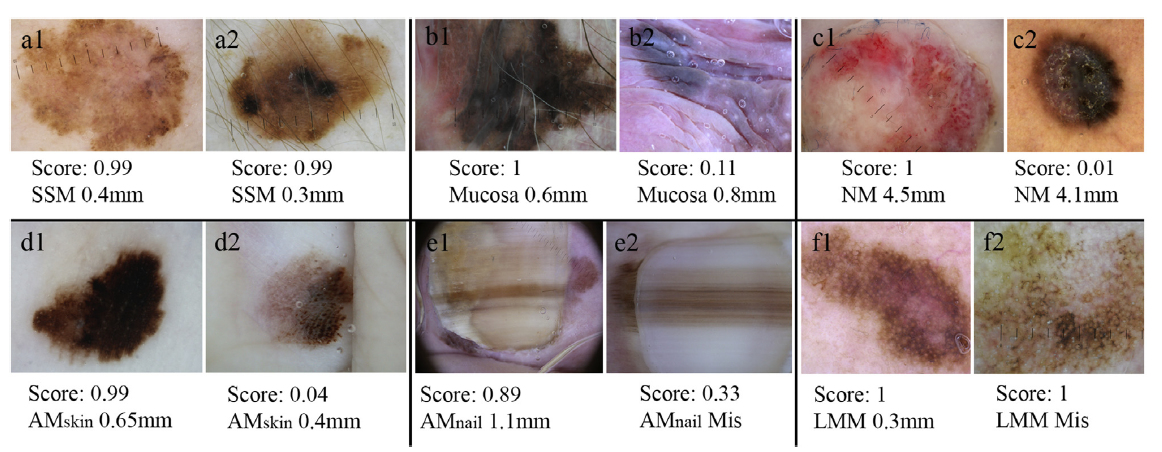
#> input picture Images/CorrectAnalysis.png, 1162 x 452 px
$ python -i ColorConstancy.py   (imports and definitions only)   (older library calls are emulated)
#> lines starting #> are read from the running program, lines starting #| are printed output that depends on the picture
import cv2
import numpy as np
from glob import glob
import os
from skimage import filters as skifilters
from scipy import ndimage
from skimage import filters
from tqdm import tqdm
import argparse

def color_constancy(img, power=6, gamma=None):
#> called with power = 6
    img = cv2.cvtColor(np.array(img), cv2.COLOR_RGB2BGR)
#> img is the input picture: shape (452, 1162, 3); mean B, G, R 163.2, 166.2, 179.4
    img_dtype = img.dtype

    if gamma is not None:
        img = img.astype('uint8')
        look_up_table = np.ones((256,1), dtype='uint8') * 0
        for i in range(256):
            look_up_table[i][0] = 255*pow(i/255, 1/gamma)
        img = cv2.LUT(img, look_up_table)

    img = img.astype('float32')
    img_power = np.power(img, power)
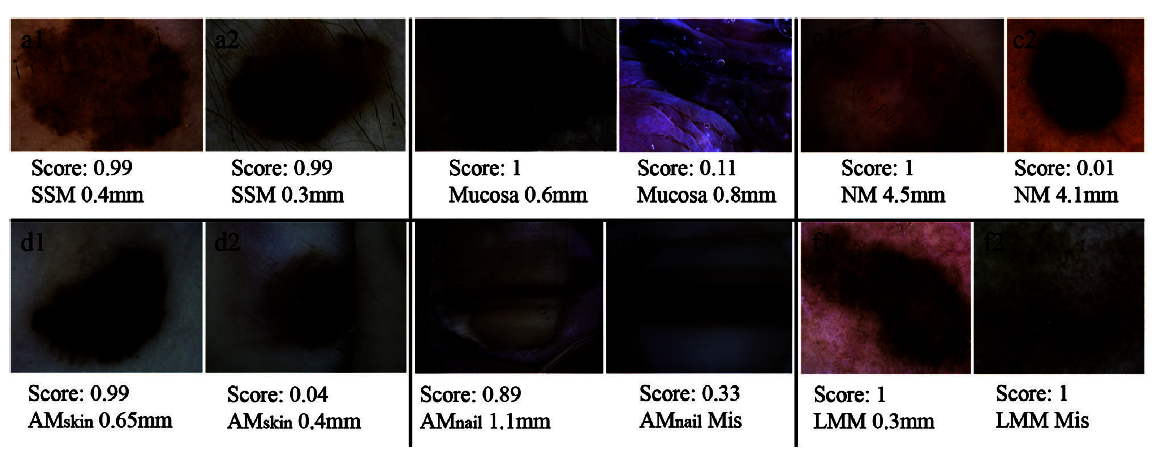
#> img_power: shape (452, 1162, 3) float32; mean B, G, R 1.05e+14, 1.04e+14, 1.09e+14; drawn with min black and max white
    rgb_vec = np.power(np.mean(img_power, (0,1)), 1/power)
#> rgb_vec = [217.3, 216.8, 218.7]
    rgb_norm = np.sqrt(np.sum(np.power(rgb_vec, 2.0)))
#> rgb_norm = 376.9
    rgb_vec = rgb_vec/rgb_norm
#> rgb_vec = [0.577, 0.575, 0.58]
    rgb_vec = 1/(rgb_vec*np.sqrt(3))
#> rgb_vec = [1, 1, 0.995]
    img = np.multiply(img, rgb_vec)
    img = np.clip(img,0,255)

    img = cv2.cvtColor(np.array(img), cv2.COLOR_BGR2RGB)
    return img.astype(img_dtype)
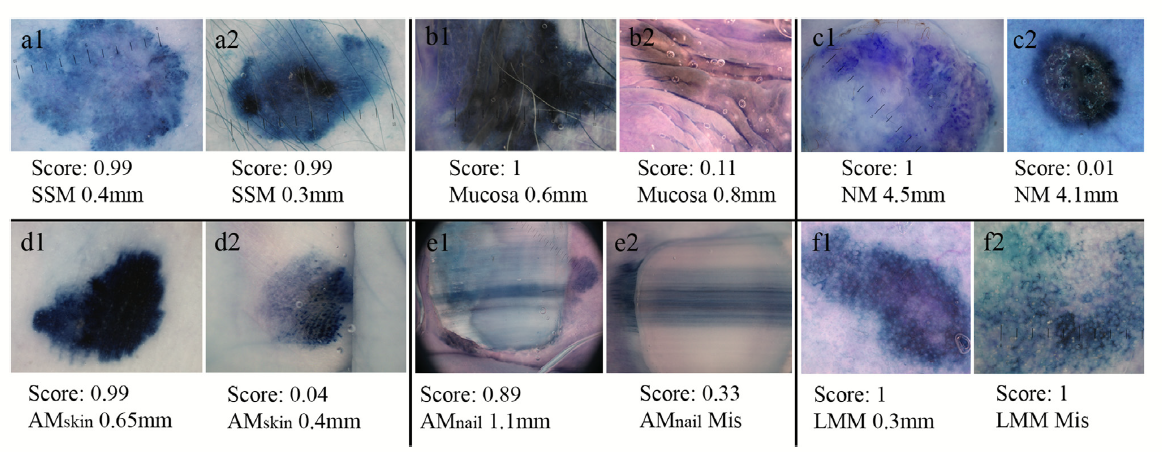
#> returned value: shape (452, 1162, 3); mean of channels 0, 1, 2 178, 166.2, 163.2; drawn as B, G, R

# [57 lines left out: functions shades_gray, correct_image, not called in this run]


##MAIN CODE##
parser = argparse.ArgumentParser(description='Apply color_constancy to the given directory of image')
# [10 lines not run here, left out]

cwd = os.getcwd()
# [1 line that did not run here, left out]
# [1 line that did not run here, left out]
# [1 line that did not run here, left out]

#Create the target directory
# [19 lines not run here, left out]

>>> import cv2
>>> picture = cv2.cvtColor(cv2.imread('../../Images/CorrectAnalysis.png'), cv2.COLOR_BGR2RGB)
>>> result = color_constancy(picture)

$ run again, on Images/Diseases.png
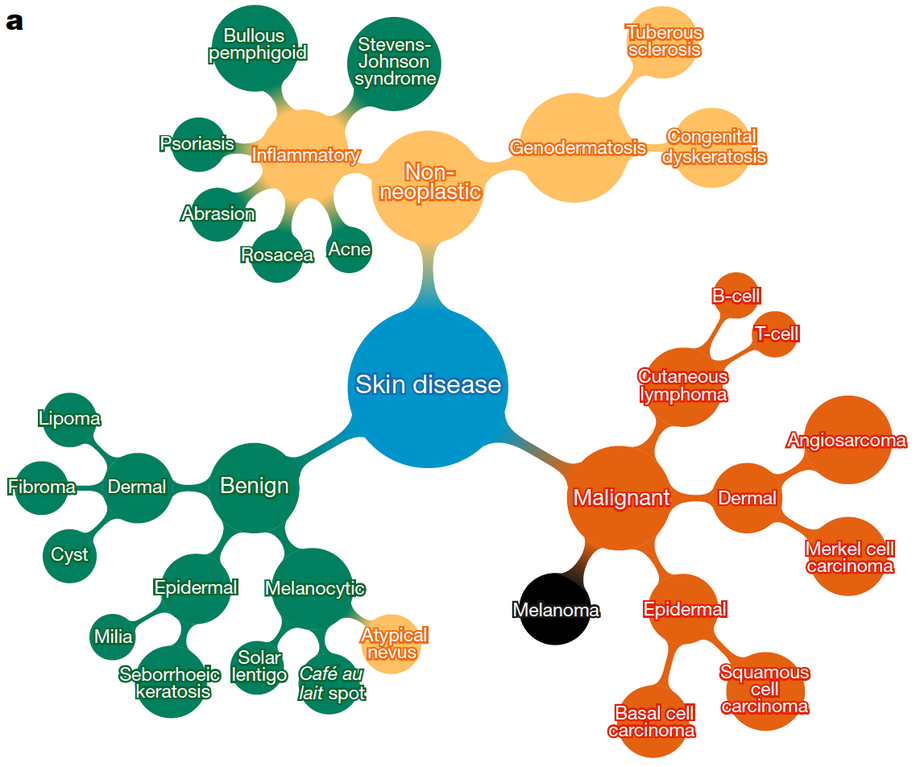
#> input picture Images/Diseases.png, 920 x 767 px, shrunk from 1142 x 952 before the run
#> in color_constancy, img is the input picture: shape (767, 920, 3); mean B, G, R 211.8, 223, 222.8
#> in color_constancy, `img_power = np.power(img, power)`:
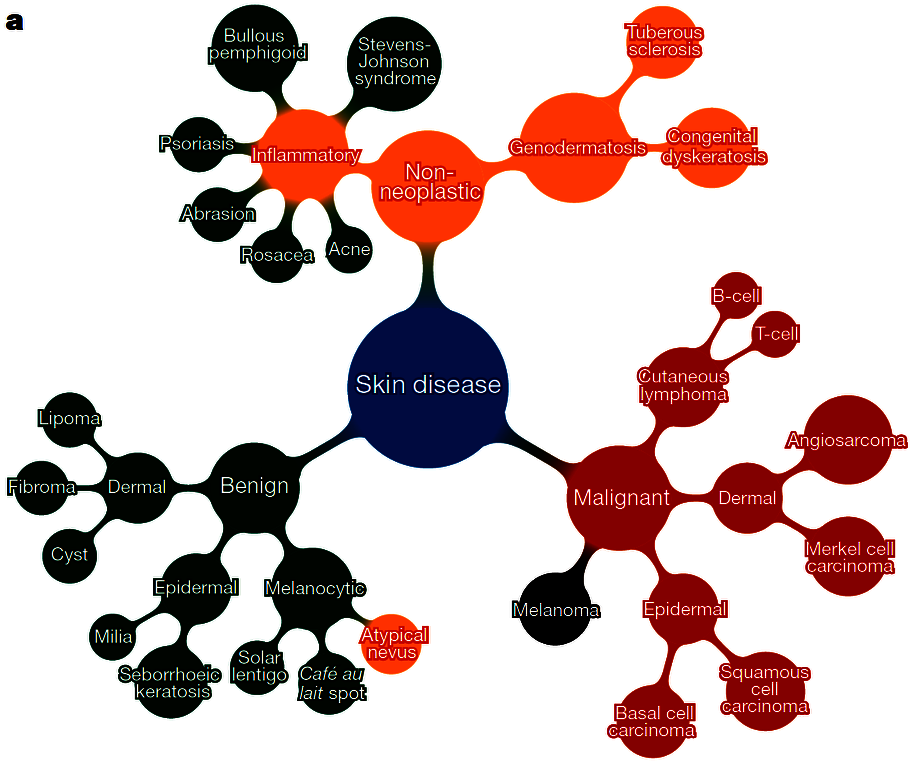
#> img_power: shape (767, 920, 3) float32; mean B, G, R 2.05e+14, 2.07e+14, 2.29e+14; drawn with min black and max white
#> in color_constancy, `rgb_vec = np.power(np.mean(img_power, (0,1)), 1/power)`: rgb_vec = [242.9, 243.2, 247.4]
#> rgb_norm = 423.5
#> in color_constancy, `rgb_vec = rgb_vec/rgb_norm`: rgb_vec = [0.574, 0.574, 0.584]
#> in color_constancy, `rgb_vec = 1/(rgb_vec*np.sqrt(3))`: rgb_vec = [1.01, 1.01, 0.988]
#> in color_constancy, `return img.astype(img_dtype)`:
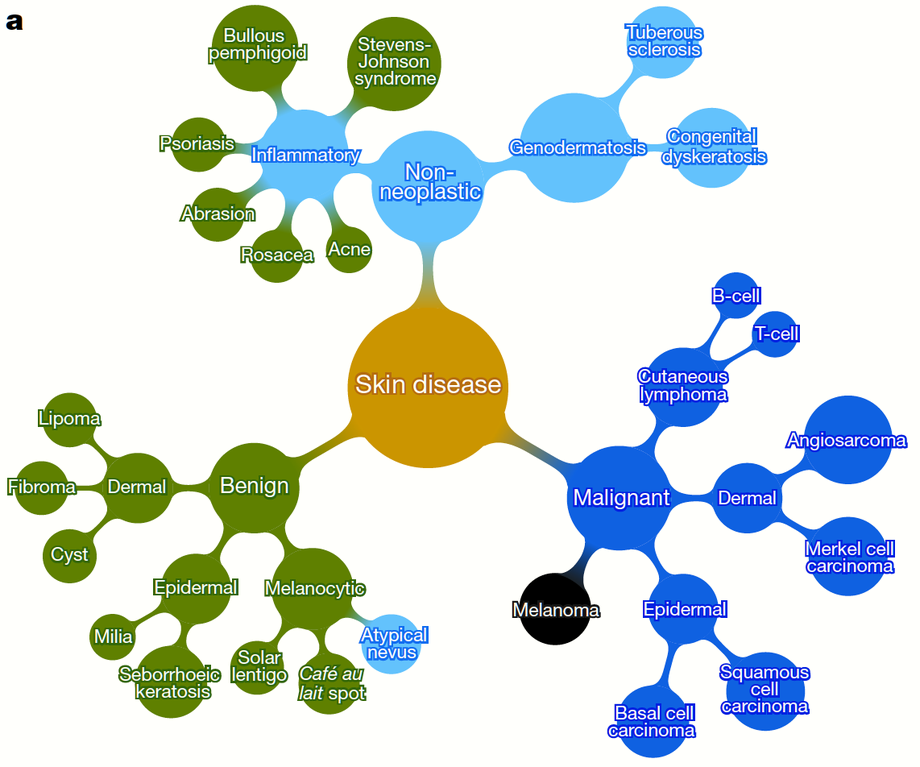
#> returned value: shape (767, 920, 3); mean of channels 0, 1, 2 220, 223, 211.9; drawn as B, G, R

$ run again, on Images/ExampleLesion.png
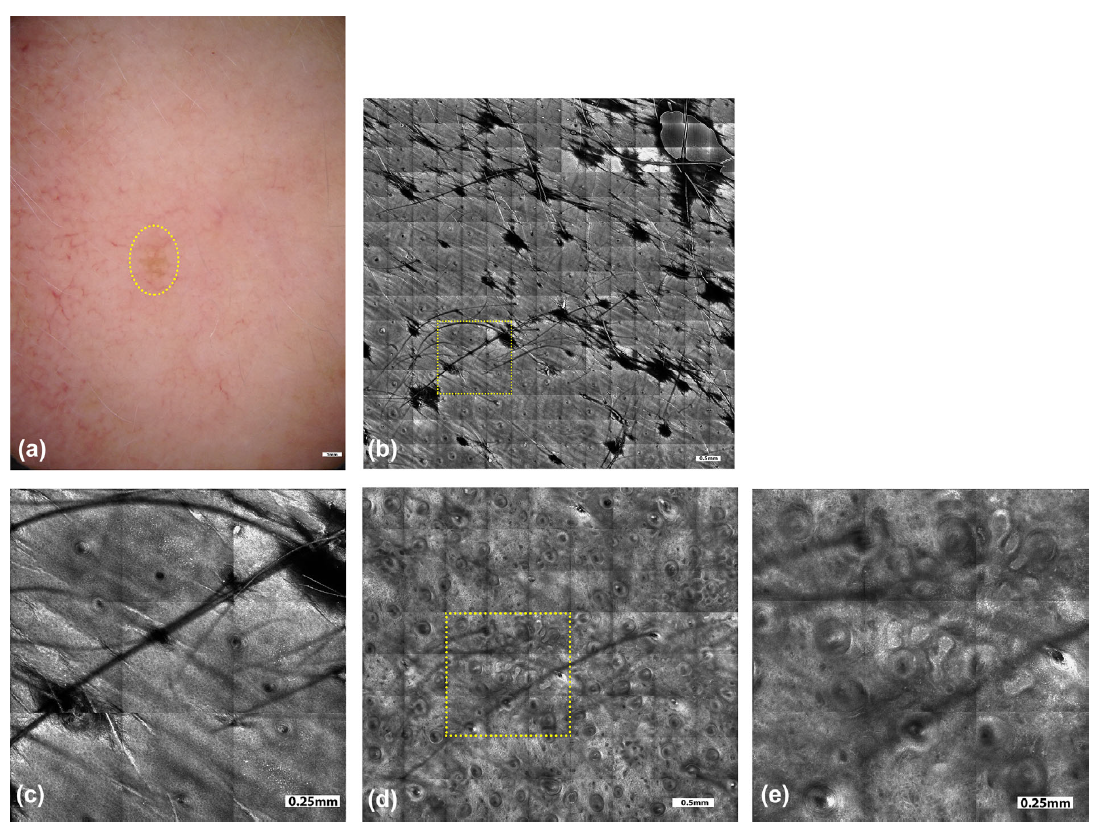
#> input picture Images/ExampleLesion.png, 1100 x 834 px
#> in color_constancy, img is the input picture: shape (834, 1100, 3); mean B, G, R 150.2, 152.1, 160
#> in color_constancy, `img_power = np.power(img, power)`:
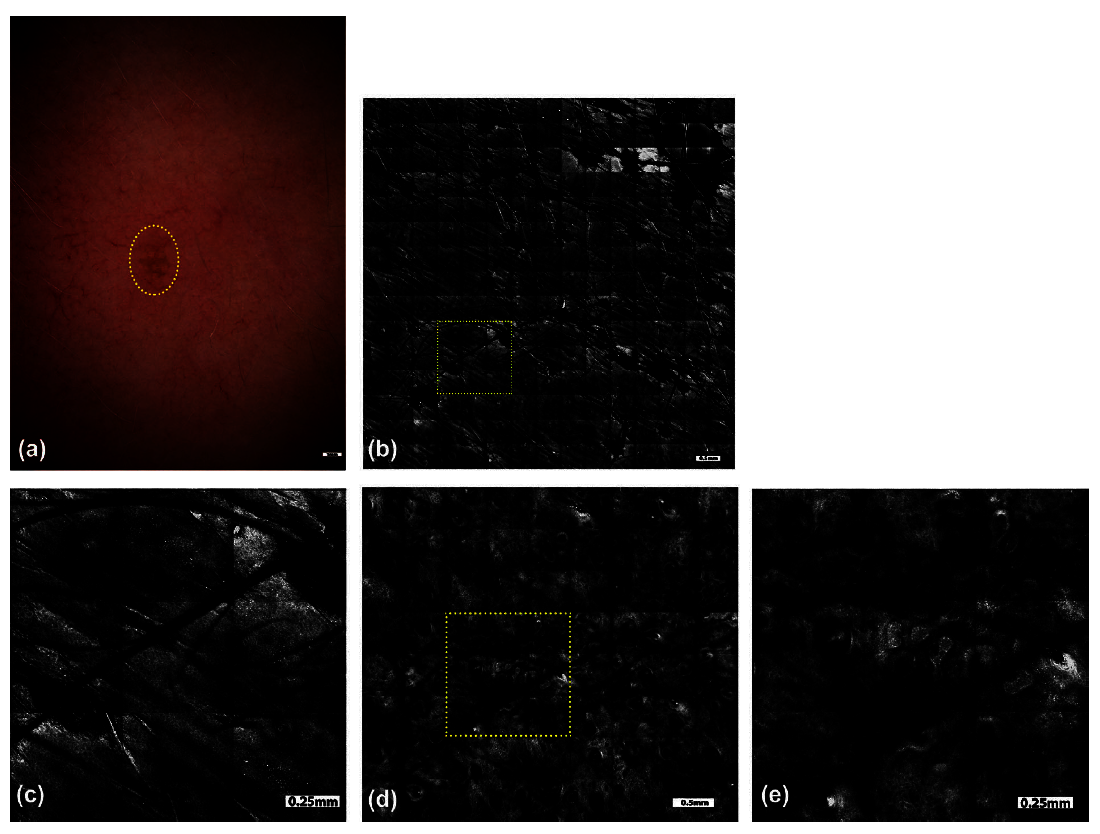
#> img_power: shape (834, 1100, 3) float32; mean B, G, R 8.61e+13, 8.66e+13, 9.2e+13; drawn with min black and max white
#> in color_constancy, `rgb_vec = np.power(np.mean(img_power, (0,1)), 1/power)`: rgb_vec = [210.1, 210.3, 212.5]
#> rgb_norm = 365.4
#> in color_constancy, `rgb_vec = rgb_vec/rgb_norm`: rgb_vec = [0.575, 0.576, 0.581]
#> in color_constancy, `rgb_vec = 1/(rgb_vec*np.sqrt(3))`: rgb_vec = [1, 1, 0.993]
#> in color_constancy, `return img.astype(img_dtype)`:
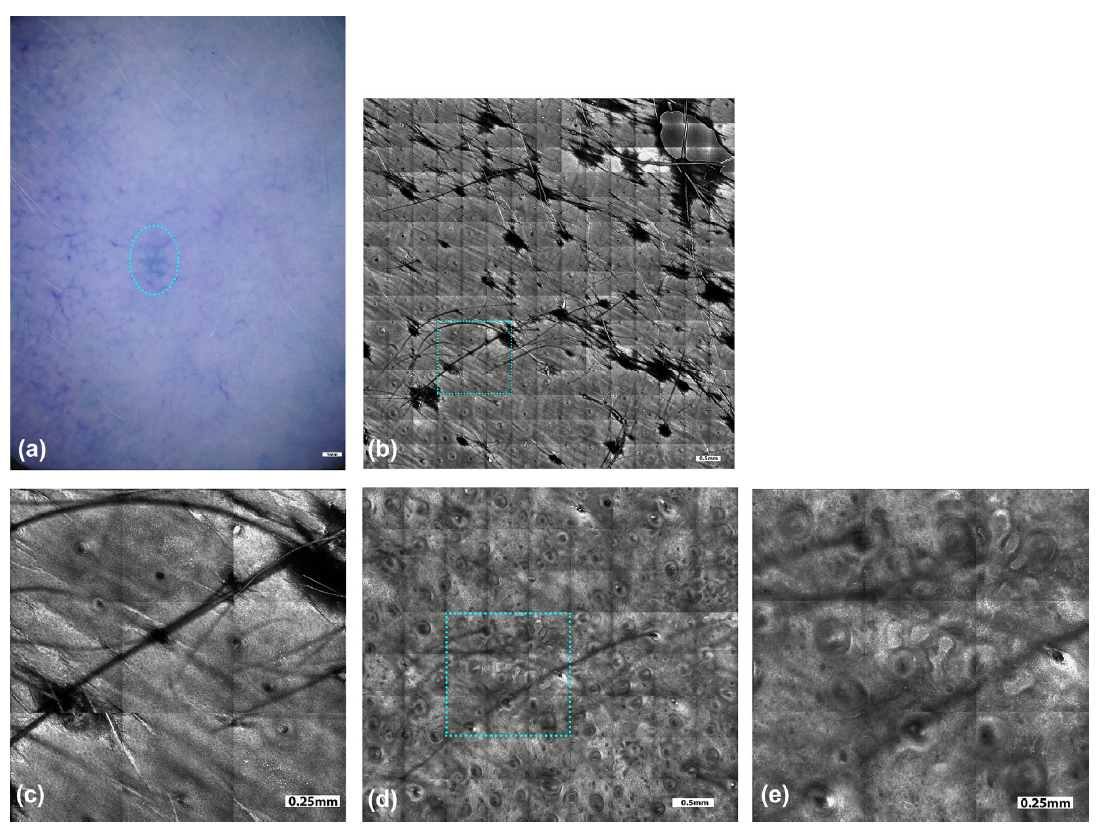
#> returned value: shape (834, 1100, 3); mean of channels 0, 1, 2 158.5, 152.1, 150.2; drawn as B, G, R

$ run again, on Images/Issues.png
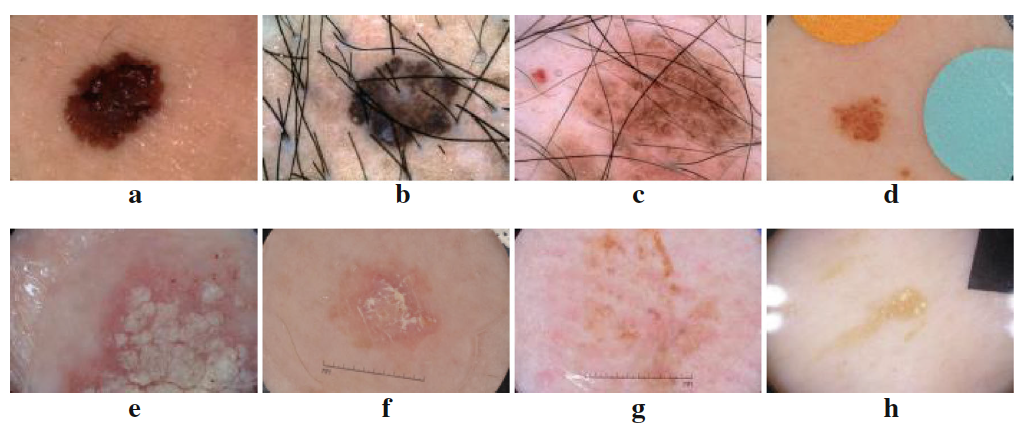
#> input picture Images/Issues.png, 1032 x 426 px
#> in color_constancy, img is the input picture: shape (426, 1032, 3); mean B, G, R 163.1, 170.2, 197
#> in color_constancy, `img_power = np.power(img, power)`:
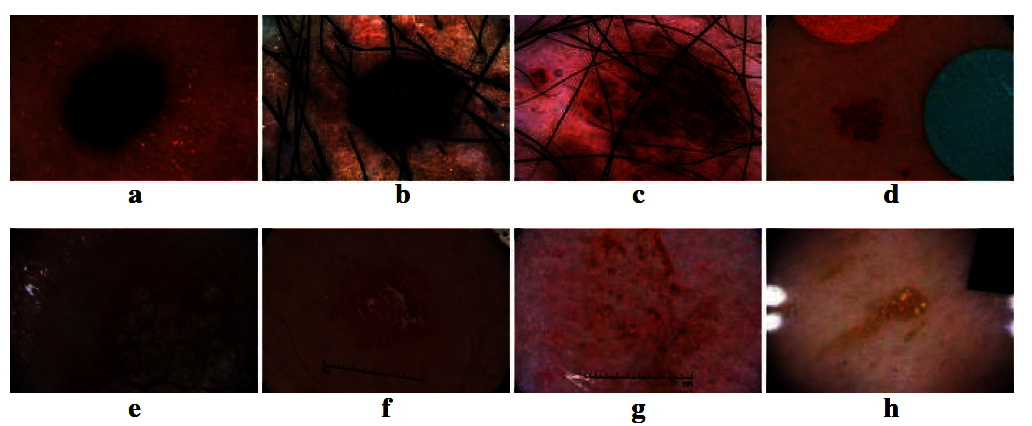
#> img_power: shape (426, 1032, 3) float32; mean B, G, R 7.93e+13, 8.14e+13, 1.07e+14; drawn with min black and max white
#> in color_constancy, `rgb_vec = np.power(np.mean(img_power, (0,1)), 1/power)`: rgb_vec = [207.3, 208.2, 217.9]
#> rgb_norm = 365.8
#> in color_constancy, `rgb_vec = rgb_vec/rgb_norm`: rgb_vec = [0.567, 0.569, 0.596]
#> in color_constancy, `rgb_vec = 1/(rgb_vec*np.sqrt(3))`: rgb_vec = [1.02, 1.01, 0.969]
#> in color_constancy, `return img.astype(img_dtype)`:
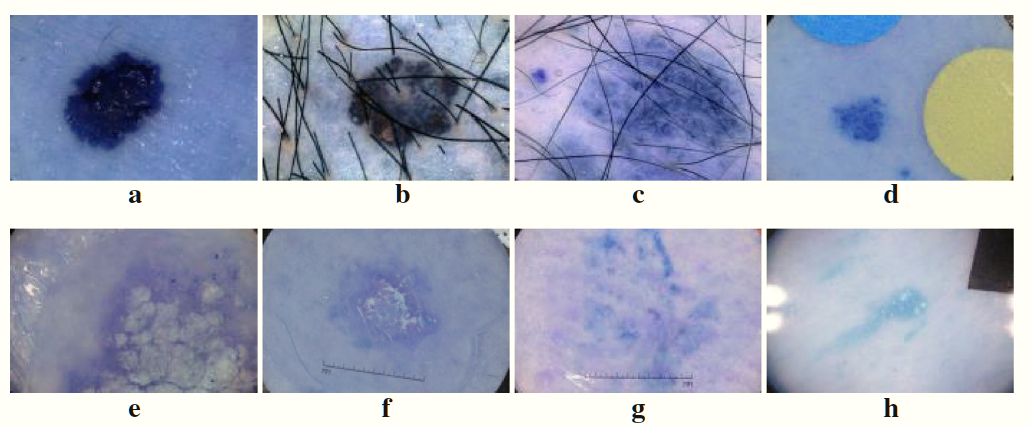
#> returned value: shape (426, 1032, 3); mean of channels 0, 1, 2 190.5, 171.3, 164.6; drawn as B, G, R
